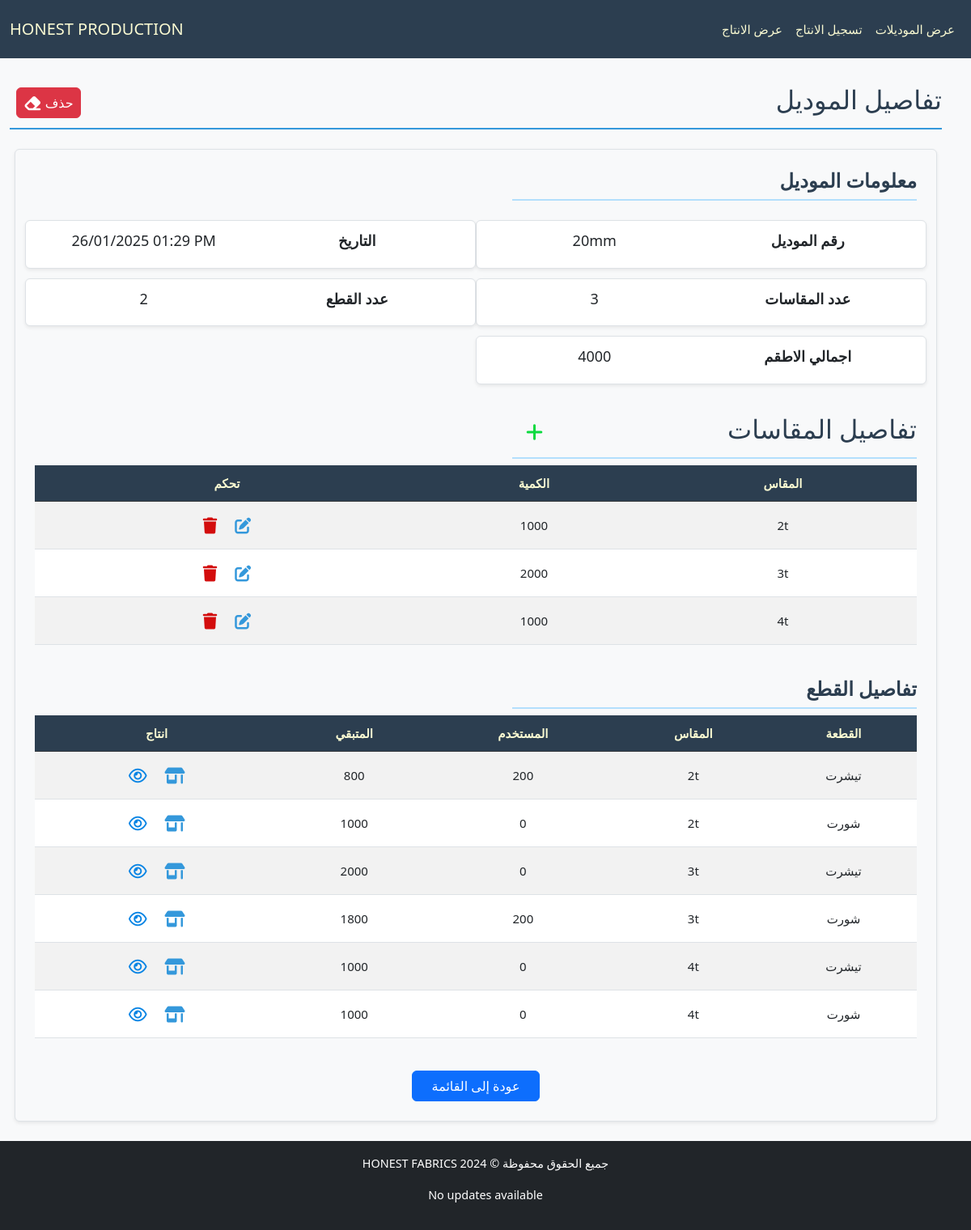
/production/model/5/, run on an earlier commit of the app's database.
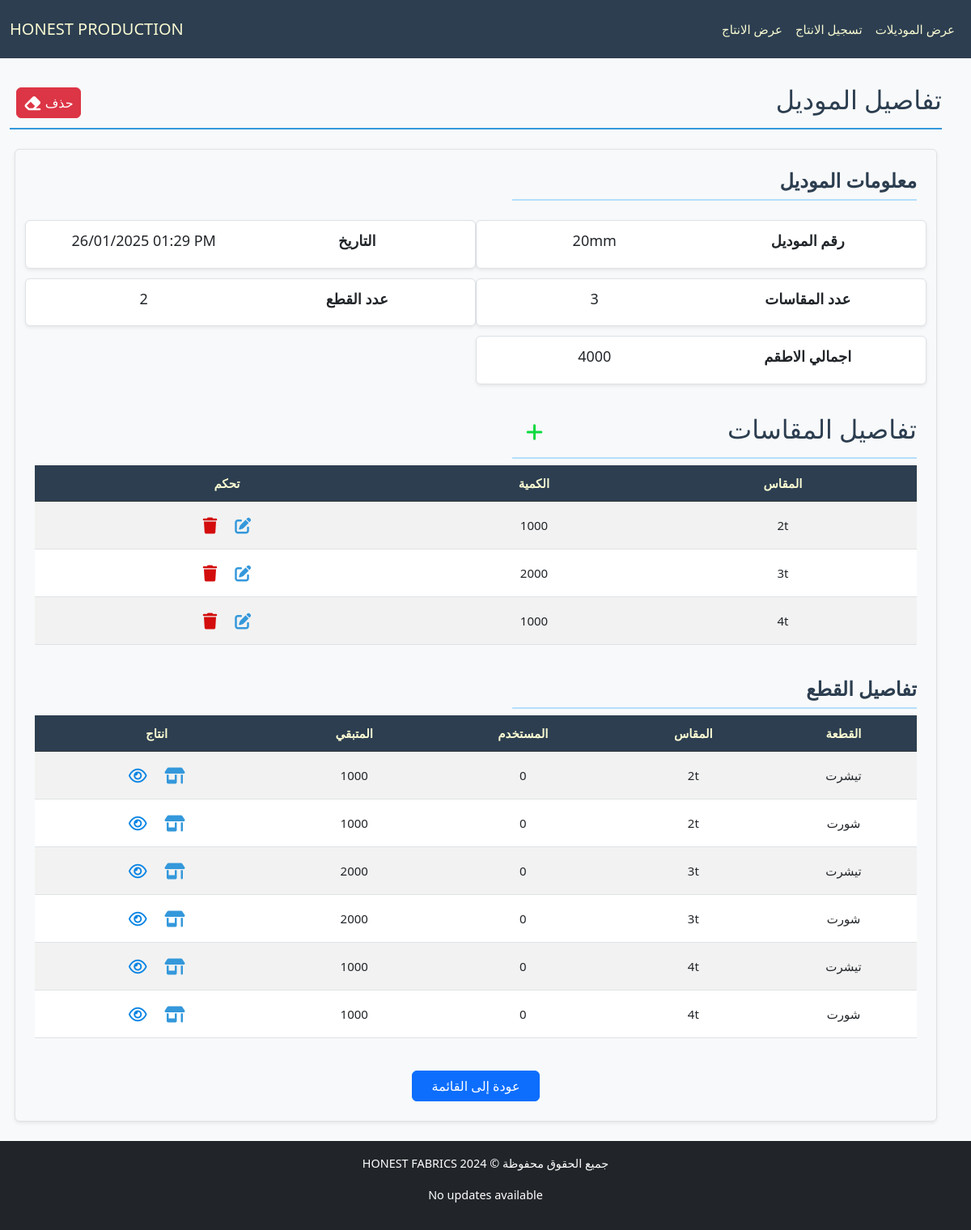
And on a later commit of the database.
### production/models.py (models this page shows, shortened)
class Piece(models.Model):
    model = models.ForeignKey(Model, verbose_name="الموديل", on_delete=models.CASCADE, related_name="pieces")
    type = models.CharField(max_length=50, verbose_name="النوع", blank=True)
    size = models.CharField(max_length=50, verbose_name="المقاس", blank=True)
    available_amount = models.IntegerField(verbose_name="الكمية المتبقية", blank=True, default=0)
    used_amount = models.IntegerField(verbose_name="الكمية المستخدمة", default=0, blank=True)
    class Meta:
        ordering = ['size', 'type']

### production/views.py (the view)
# urls.py: path('model/<int:pk>/', ModelDetailView.as_view(), name='model_detail_view'),
class ModelDetailView(DetailView):
    model = Model
    template_name = "production/detail_model.html"
    context_object_name = "model"
    def get_context_data(self, **kwargs):
        context = super().get_context_data(**kwargs)
        model = self.get_object()
        total_sizes_pieces = model.size_amounts.aggregate(total=Sum('amount'))['total'] or 0
        context['total_sizes_pieces'] = total_sizes_pieces
        return context

### production/templatetags/math_filters.py (called while the page is built)
@register.filter
def divide(value, divisor):
    try:
        return round(value / divisor)  # Round to 2 decimal places
    except (TypeError, ZeroDivisionError):
        return "N/A"

### production/templates/production/detail_model.html (shortened to what the changed rows need)
{% extends "cloth/layout.html" %}
{% load math_filters %}
{% block body %}
    <div class="pt-4 section-title d-flex justify-content-between align-items-center">
        <h2>تفاصيل الموديل</h2>
    </div>
    <div class="model-details container my-4 p-4 border rounded shadow-sm bg-light">
        <div class="section-title border-bottom-5 mb-2 d-flex justify-content-between align-items-center">
            <h2>تفاصيل المقاسات</h2>
        </div>
        <div style="overflow-x: auto; max-height: 70vh; position: relative;" class="table-responsive mb-4">
            <table id="size-table" class="table table-striped">
                <thead class="table-dark">
                    <tr>
                        <th style="position: sticky; top: 0;">المقاس</th>
                        <th style="position: sticky; top: 0;">الكمية</th>
                        <th style="position: sticky; top: 0;">تحكم</th>
                    </tr>
                </thead>
            </table>
        </div>
        <div style="overflow-x: auto; max-height: 70vh; position: relative;" class="table-responsive mb-4">
            <table id="pieces-table" class="table table-striped">
                <thead class="table-dark">
                    <tr>
                        <th style="position: sticky; top: 0;">القطعة</th>
                        <th style="position: sticky; top: 0;">المقاس</th>
                        <th style="position: sticky; top: 0;">المستخدم</th>
                        <th style="position: sticky; top: 0;">المتبقي</th>
                        <th style="position: sticky; top: 0;">انتاج</th>
                    </tr>
                </thead>
                <tbody>
                    {% for piece in model.pieces.all %}
                    <tr>
                        <td>{{ piece.type }}</td>
                        <td>{{ piece.size }}</td>
                        <td>{{ piece.used_amount }}</td>
                        <td>{{ piece.available_amount }}</td>
                        <td>
                            <a class="px-2 btn" href="{% url 'productionpiece_add' piece.id %}">
                                <i class="fa-solid fa-shop fa-lg" style="color: #3498db;"></i>
                            </a>
                            <a class="px-2 btn" href="{% url 'production_list_view' %}?model_number={{model.model_number}}&type={{piece.type}}&size={{piece.size}}">
                                <i class="fa-regular fa-eye fa-lg" style="color: #0784e4"></i>
                            </a>
                        </td>
                    </tr>
                    {% empty %}
                    <tr>
                        <td colspan="5" class="text-center">لا توجد قطع مسجلة</td>
                    </tr>
                    {% endfor %}
                </tbody>
            </table>
        </div>
    </div>
{% endblock body %}

What changed in the data, as far as the page shows it:
changed Piece (number 1 of 6 on the later page): used_amount "200" → "0"; available_amount "800" → "1000"
changed Piece (number 4 of 6 on the later page): used_amount "200" → "0"; available_amount "1800" → "2000"
